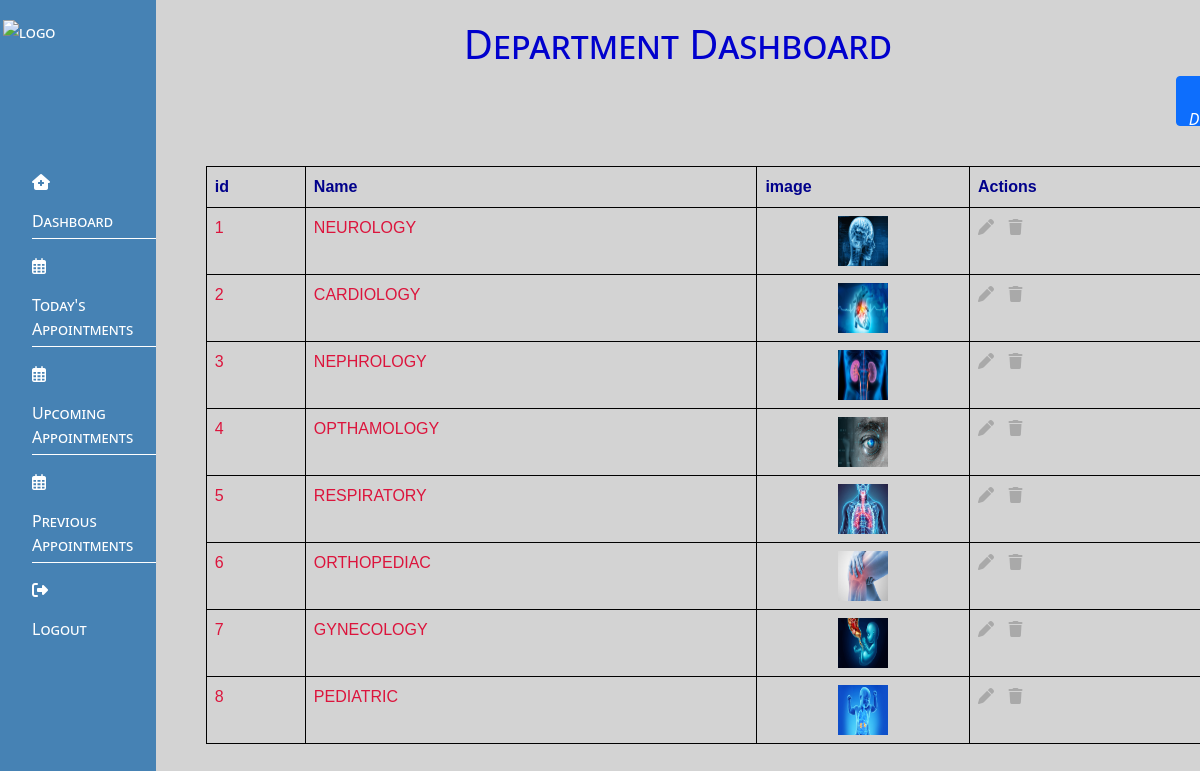
Page /hospital_dep (signed in) on the committed database.
### home/models.py (models this page shows, shortened)
class Department(models.Model):
    name = models.CharField(max_length=200,null=True,blank=True)
    description =models.TextField(null=True,blank=True)
    image = models.ImageField(upload_to='departmentimage/',null=True)

### home/views.py (the view)
# urls.py: path('hospital_dep',views.hospital_dep, name='hospital_dep'),
@login_required(login_url='/page/')
def hospital_dep(request):
     data = Department.objects.all()
     return render(request, 'admin/department/dep.html',{'data':data})

### home/templates/admin/department/dep.html
{% extends "admin/dash.html" %}
{% load static%}
{% block css %}
<link rel="stylesheet" href="{% static 'css/admin/doc.css' %}">
{% endblock css %}
{% block content %}
<div class="">
    <h1>Department Dashboard</h1>
    <button type="submit" class="btn btn-primary" style="margin-left: 1000px; height: 50px;">
        <a style="color: white; text-decoration: none; font-style: oblique;" href="{% url 'form' %}">+Add Department</a>
    </button>
    <div class="table" style="margin-top: 40px;">
      <table class="table table-borderd" style="margin-left: 30px;">
          <tr style="gap: 10px; color:royalblue;">
              <th>id</th>
              <th>Name</th>
              <th>image</th>
              <th>Actions</th>
          </tr>
          {% for i in data %}
          <tr>
              <td>{{i.id}}</td>
              <td>{{i.name}}</td>
              <td>
                {% if i.image %}
                <img src="{{i.image.url}}" style="width: 50px;height: 50px;" alt="">
                {% endif %}
              </td>
              <td>
                  <a  href="{% url 'editpage' i.id %}">
                    <i class="fa-solid fa-pen"></i>
                  </a>
                  <a href="{% url 'deletepage' i.id %}">
                    <i class="fa-solid fa-trash"></i>
                  </a>
              </td>
          </tr>
          {% endfor %}
      </table>
  </div>
{% endblock content %}

### home/static/css/admin/dash.css (style rules this page uses)
* { margin: 0; padding: 0; box-sizing: border-box; }
body { font-family: Arial, sans-serif; }

### home/static/css/admin/doc.css (style rules this page uses)
body { font-family: Arial, sans-serif; background-color:darkred }
h1 { color:mediumblue; text-align: center; font-variant: small-caps; }
.btn-primary { background-color:darkred; border: none; }
.btn-primary a { color: #fff; text-decoration: none; font-style: oblique; }
.table { margin-top: 40px; font-family: Arial, sans-serif; }
.table table { width: 100%; border-collapse: collapse; }
.table th, .table td { border: 1px solid black; padding: 10px; text-align: left; }
.table th { background-color: #f2f2f2; color: darkblue; }
.table td { color:crimson; }
.table img { width: 50px; height: 50px; display: block; margin: 0 auto; }
.table a { margin-right: 10px; color: darkgray; text-decoration: none; transition: color 0.3s ease; }

### rows in the picture
Department: id "1", name "NEUROLOGY", image (picture)
Department: id "2", name "CARDIOLOGY", image (picture)
Department: id "3", name "NEPHROLOGY", image (picture)
Department: id "4", name "OPTHAMOLOGY", image (picture)
Department: id "5", name "RESPIRATORY", image (picture)
Department: id "6", name "ORTHOPEDIAC", image (picture)
Department: id "7", name "GYNECOLOGY", image (picture)
Department: id "8", name "PEDIATRIC", image (picture)
